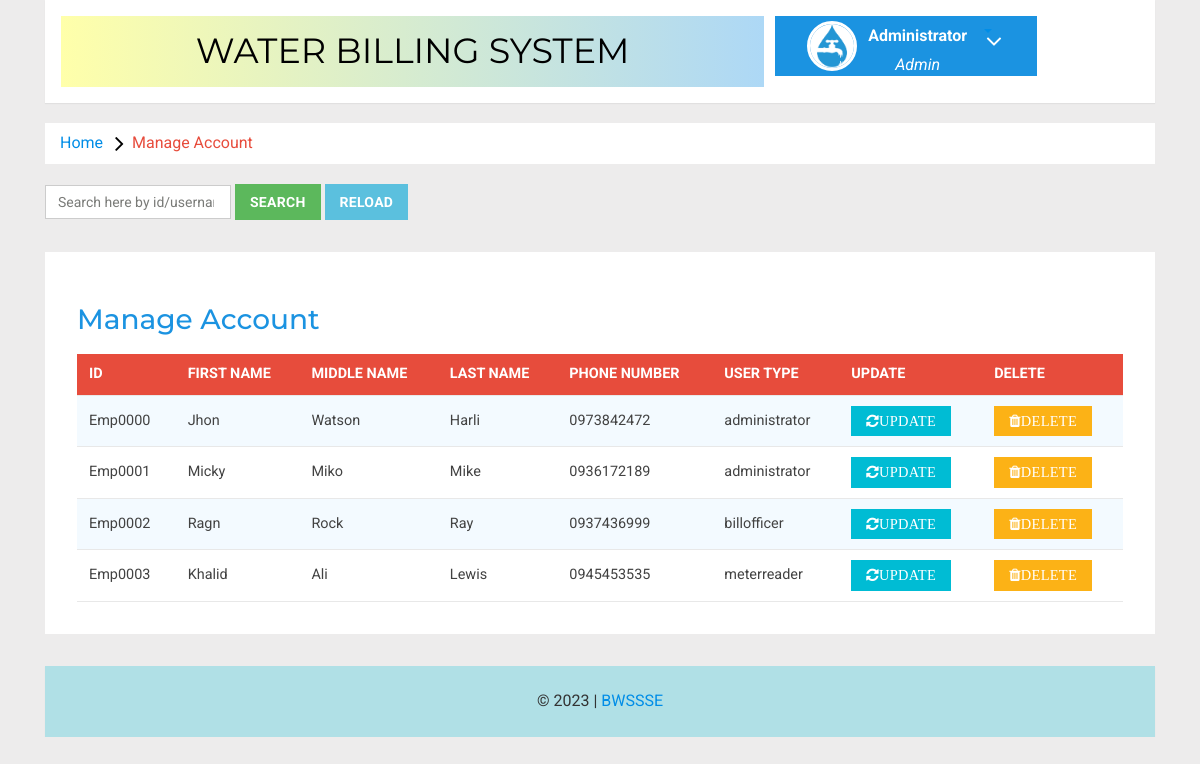
Page /admin/index.php (signed in) on the committed database.
### tables this page shows
CREATE TABLE `account` (
  `id` varchar(7) NOT NULL,
  `firstname` text NOT NULL,
  `middlename` text NOT NULL,
  `lastname` text NOT NULL,
  `username` varchar(30) NOT NULL,
  `phoneNumber` varchar(10) NOT NULL,
  `userpassword` varchar(255) NOT NULL,
  `usertype` varchar(15) NOT NULL,
  `userimage` varchar(150) NOT NULL,
  `status` int(2) NOT NULL
);

### admin/li_language.php (called while the page is built, shortened)
<?php
global $lang;
$lang['Home'] = 'Home ';
$lang['About Us'] = 'About Us';
$lang['News'] = 'News';
$lang['Feedback'] = 'Feedback';
$lang['Contact'] = 'Contact';
$lang['Login'] = 'Login';
$lang['Administrator'] = 'Administrator';
$lang['Bill Officer'] = 'Bill Officer';
$lang['Meter Reader'] = 'Meter Reader';
$lang['Customer'] = 'Customer';
$lang['Forgot password?'] = 'Forgot password?';
$lang['Languages'] = 'Languages';
$lang["Select User Type"] = "Select User Type";
$lang['Water Billing System'] = 'Water Billing System';
$lang['Change Password'] = 'Change Password';
$lang["Logout"] = "Logout";
$lang['Payment'] = 'Payment';
$lang['Profile'] = 'Profile';
$lang['Comment'] = 'Comment';
$lang['Comments'] = 'Comments';
$lang['Message'] = 'Message';
$lang['Current Password'] = 'Current Password';
$lang['login'] = 'login';
$lang['New Password'] = 'New Password';
$lang["Confirm Password"] = "Confirm Password";
$lang['Change'] = 'Change';
$lang['Reset'] = 'Reset';
$lang['Submit'] = 'Submit';
$lang['Send'] = 'Send';
$lang['Sent'] = 'Sent';
$lang['Id'] = 'Id';
$lang['First name'] = 'First name';
$lang['Last name'] = 'Last name';
$lang['User name'] = 'User name';
$lang['Password'] = 'Password';
$lang['Meter Number'] = 'Meter Numbe';
$lang['Kebele'] = 'Kebele';
$lang['House Number'] = 'House Number';
$lang['Phone Number'] = 'Phone Number';
$lang['Images'] = 'Images';
$lang['User']='User';
$lang['User Image']='User Image';
$lang['Middle name'] = 'Middle name';
$lang['Forgot password?']='Forgot password?';
$lang['Change']='Change';
$lang['Pay']='Pay';
$lang['Go back']='Go back';
$lang['Update'] = 'Update';
$lang['Delete'] = 'Delete';
$lang['Create Account'] = 'Create Account';
$lang['Manage Account'] = 'Manage Account';
$lang["Activate"] = "Activate";
$lang['Di-activate'] = 'Di-activate';
$lang['Activate/Diactivate'] ='Activate/Diactivate';
$lang['Activate/Diactivate Account'] ='Activate/Diactivate Account';
$lang['Update Image'] = 'Update Image';
$lang['Customer Image'] = 'Customer Image';
$lang['All Users'] = 'All Users';
$lang['Admins'] = 'Admins';
$lang['System Admin'] = 'System Admin';
?>

### admin/manage-user.php (the view, shortened to what this page needs)
<?php
include('includes/config.php');
if(strlen($_SESSION['USERNAME'])==0)
	{
header('location:../login.php');
}
else{
	?>
<!DOCTYPE HTML>
<html>
<head>
    <link href="css/bootstrap.min.css" rel='stylesheet' type='text/css' />
    <link href="../billofficer/css/style.css" rel='stylesheet' type='text/css' />
    <link rel="stylesheet" href="css/morris.css" type="text/css" />
    <link href="../billofficer/css/font-awesome.css" rel="stylesheet">
    <link rel="stylesheet" type="text/css" href="css/table-style.css" />
    <link rel="stylesheet" type="text/css" href="css/basictable.css" />
    <link rel="stylesheet" href="css/icon-font.min.css" type='text/css' />
</head>
<body>
    <div class="container">
            <div class="mother-grid-inner">
                <?php include('includes/header.php');?>
            </div>
            <ol class="breadcrumb">
                <li class="breadcrumb-item"><a href="dashboard.php"><?php echo htmlspecialchars($lang['Home']);?></a><i
                        class="fa fa-angle-right"></i><?php echo htmlspecialchars($lang['Manage Account']);?>
                </li>
            </ol>
            <main>
                <form method="POST" action="">
                    <div class="form-inline">
                        <input type="search" class="form-control" name="keyword"
                            value="<?php echo isset($_POST['keyword']) ? $_POST['keyword'] : '' ?>"
                            placeholder="Search here by id/username" required />
                        <button class="btn btn-success" name="search">
                            <?php echo htmlspecialchars($lang['Search']) ?>
                        </button>
                        <a href="./" class="btn btn-info">
                        <?php echo htmlspecialchars($lang['Reload']) ?>
                        </a>
                    </div>
                </form>
            </main>
            <div class="agile-grids">
                <div class="agile-tables">
                    <div class="w3l-table-info">
                        <h2><?php echo htmlspecialchars($lang['Manage Account']);?></h2>
                        <table id="table">
                            <thead>
                                <tr>
                                    <th><?php echo htmlspecialchars($lang['Id']);?></th>
                                    <th><?php echo htmlspecialchars($lang['First name']);?></th>
                                    <th><?php echo htmlspecialchars($lang['Middle name']);?></th>
                                    <th><?php echo htmlspecialchars($lang['Last name']);?></th>
                                    <th><?php echo htmlspecialchars($lang['Phone Number']);?></th>
                                    <th><?php echo htmlspecialchars($lang['User Type']);?></th>
                                    <th><?php echo htmlspecialchars($lang['Update']);?></th>
                                    <th><?php echo htmlspecialchars($lang['Delete']);?></th>
                                </tr>
                            </thead>
                            <tbody>
                                <?php
				                $keyword = $_POST['keyword'];
                                $sql = "SELECT * FROM `account` WHERE  `id` LIKE '%$keyword%' or `username` LIKE '%$keyword%'  ";
									$query = $dbcon -> prepare($sql);
									$query->execute();
									$results=$query->fetchAll(PDO::FETCH_OBJ);
									$cnt=1;
									if($query->rowCount() > 0)
									{
									foreach($results as $result)
									{
                                        if($result->usertype== "customer"){
                                            continue;
                                        }
                                        if($result->usertype== "banker"){
                                            continue;
                                        }
								?>
                                <tr>
                                    <td><?php echo htmlentities($result->id);?></td>
                                    <td><?php echo htmlentities($result->firstname);?></td>
                                    <td><?php echo htmlentities($result->middlename);?></td>
                                    <td><?php echo htmlentities($result->lastname);?></td>
                                    <td><?php echo htmlentities($result->phoneNumber);?></td>
                                    <td><?php echo htmlentities($result->usertype);?></td>
                                    <td><a href="update-user.php?id=<?php echo htmlentities($result->id);?>">
                                            <button type="button" class="btn btn-primary fa fa-refresh "><?php echo htmlspecialchars($lang['Update']);?>
                                            </button></a></td>
                                    <td><a href="delete-user.php?id=<?php echo htmlentities($result->id);?>">
                                            <button type="button"
                                                onclick="return confirm('Are you sure Do you want to DELETE?');"
                                                class="btn btn-danger fa fa-trash "><?php echo htmlspecialchars($lang['Delete']);?>
                                            </button></a></td>
                                </tr>
                                <?php $cnt=$cnt+1;} }?>
                            </tbody>
                        </table>
                    </div>
                </div>
                <?php include('includes/footer.php');?>
            </div>
    </div>
</body>
</html>
<?php }?>

### admin/index.php (shortened to what this page needs)
<!DOCTYPE html>
<html lang="en">
<head>
    <link rel="stylesheet" type="text/css" href="css/bootstrap.css">
</head>
<body>
    <?php include('manage-user.php')?>
</body>
</html>

### admin/includes/header.php (shortened to what this page needs)
<div class="header-main">
    <div class="logo-w3-agile" style="background: linear-gradient(to right, #FFA, #ADD8F6); ">
        <h1><a style="color: black;"
                href="dashboard.php"><?php echo htmlspecialchars($lang['Water Billing System']);?></a></h1>
    </div>
    <div class="profile_details w3l">
        <ul>
            <li class="dropdown profile_details_drop">
                <a href="#" class="dropdown-toggle" data-toggle="dropdown" aria-expanded="false">
                    <div class="profile_img">
                        <?php
                                $current= $_SESSION['ID'];
                                $sql = "SELECT * from account where id='$current' ";
									$query = $dbcon -> prepare($sql);
									$query->execute();
									$results=$query->fetchAll(PDO::FETCH_OBJ);
									if($query->rowCount() > 0)
									{
									foreach($results as $result)
									{
								?>
                        <span class="prfil-img">
                            <?php if($result->userimage != null){ ?>
                            <img alt="" src="../Images/<?php echo htmlentities($result->userimage);?>">
                            <?php }else{ ?>
                                <img alt="" src="../Images/default.png">
                            <?php } ?>
                        </span>
                        <div class="user-name">
                            <p><?php echo htmlentities($result->username);?> <?php }} ?></p>
                            <span><?php echo htmlspecialchars($lang['Admin']);?></span>
                        </div>
                        <i class="fa fa-angle-down"></i>
                    </div>
                </a>
            </li>
        </ul>
    </div>
    <div class="clearfix"> </div>
</div>

### admin/includes/footer.php
<div class="copyrights" style="background-color:powderblue;">
    <pclass="wow zoomIn animated animated" data-wow-delay=".5s"
        style="visibility: visible; animation-delay: 0.5s; animation-name: zoomIn;">© 2023 | <a href="#">BWSSSE</a> </p>
</div>

### admin/css/table-style.css (style rules this page uses)
table { background: white; border-collapse: collapse; margin: 1.25em 0 0; width: 100%; }
table tr, table th, table td { border: none; border-bottom: 1px solid #e8e8e8; font-size: .95em; }
table th, table td { padding: 10px 12px; text-align: left; }
table th { background: #e74c3c; color: #fff; text-transform: uppercase; }
table tr td { background: #f3faff; color: #424242; }
table tr:nth-of-type(2n+2) td { background: #ffffff; }
table { width: 100%; }

### rows in the picture
account: userimage (picture), username "Administrator", id "Emp0000", firstname "Jhon", middlename "Watson", lastname "Harli", phoneNumber "0973842472", usertype "administrator"
account: id "Emp0001", firstname "Micky", middlename "Miko", lastname "Mike", phoneNumber "0936172189", usertype "administrator"
account: id "Emp0002", firstname "Ragn", middlename "Rock", lastname "Ray", phoneNumber "0937436999", usertype "billofficer"
account: id "Emp0003", firstname "Khalid", middlename "Ali", lastname "Lewis", phoneNumber "0945453535", usertype "meterreader"

### other values in the picture
$lang['Water Billing System'] "WATER BILLING SYSTEM"
$lang['Admin'] "Admin"
$lang['Home'] "Home"
$lang['Manage Account'] "Manage Account"
$lang['Search'] "SEARCH"
$lang['Reload'] "RELOAD"
$lang['Id'] "ID"
$lang['First name'] "FIRST NAME"
$lang['Middle name'] "MIDDLE NAME"
$lang['Last name'] "LAST NAME"
$lang['Phone Number'] "PHONE NUMBER"
$lang['User Type'] "USER TYPE"
$lang['Update'] "UPDATE"
$lang['Delete'] "DELETE"
